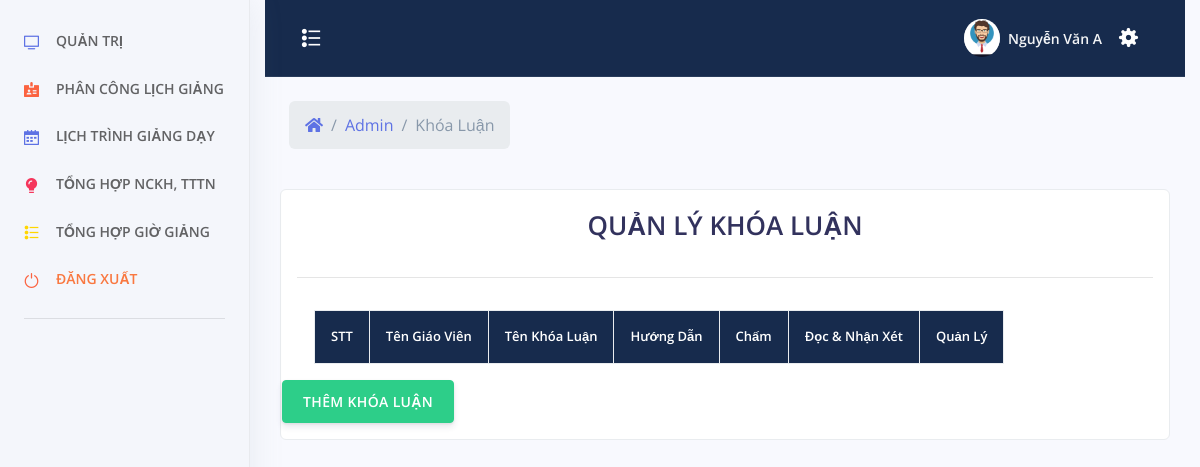
Before: /admin/index.php?menu=khoaluan (signed in) with the older database file.
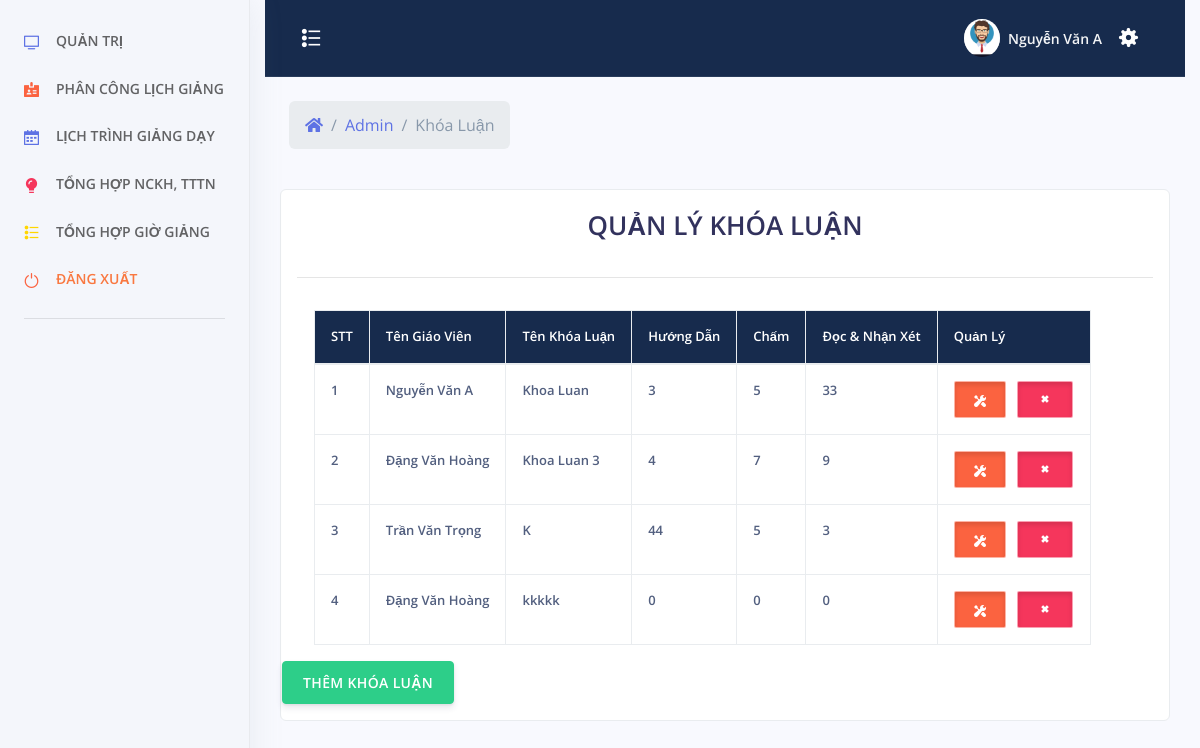
After: the same page with the newer database file.
### tables this page shows
CREATE TABLE `khoa_luan` (
  `id` int(11) NOT NULL,
  `id_giaovien` int(11) NOT NULL,
  `ten` varchar(500) NOT NULL,
  `huong_dan` int(11) NOT NULL,
  `cham` int(11) NOT NULL,
  `doc` int(11) NOT NULL
);

CREATE TABLE `tai_khoan` (
  `id_tai_khoan` int(11) NOT NULL,
  `ten_tai_khoan` varchar(30) NOT NULL,
  `mat_khau` varchar(100) NOT NULL,
  `nhom_tai_khoan` tinyint(2) NOT NULL,
  `ten_sinh_vien` varchar(100) NOT NULL,
  `sdt` varchar(20) NOT NULL,
  `ngay_sinh` varchar(50) NOT NULL,
  `ngay_tao` datetime NOT NULL
);

### admin/khoa-luan.php (the view, shortened to what this page needs)
<?php
	include_once('../config/config.php');
	include_once('../header.php');
 ?>
<?php
		if($_SESSION["taikhoan"] == NULL){ ?>
			<script>
				window.location.href="../tai-khoan/dang-nhap.php";
			</script>
		<?php }else {?>
			<div class="row align-items-center py-4">
            <div class="col-lg-6 col-7">
              <nav aria-label="breadcrumb" class="d-none d-md-inline-block ml-md-4">
                <ol class="breadcrumb breadcrumb-links breadcrumb-dark">
                  <li class="breadcrumb-item"><a href="#"><i class="fas fa-home"></i></a></li>
                  <li class="breadcrumb-item"><a href="index.php">Admin</a></li>
                  <li class="breadcrumb-item active" aria-current="page">Khóa Luận</li>
                </ol>
              </nav>
            </div>
          </div>
    <div style="color:#FFF" class="col-xs-12 col-sm-12 col-md-12 col-lg-12 adminhihi">
		<div class="list-group-item">
		<?php
			$sql = "SELECT * FROM `khoa_luan`";
			$qr = mysqli_query($conn, $sql);
		 ?>
			<div class="caption">
			<h1 style="text-align: center">QUẢN LÝ KHÓA LUẬN</h1>
			</div>
			<hr>
			<div class="row">
				<table class="table table-bordered table-responsive">
					<tr class="chimuc">
						<th>STT</th>
						<th>Tên Giáo Viên</th>
						<th>Tên Khóa Luận</th>
						<th>Hướng Dẫn</th>
						<th>Chấm</th>
						<th>Đọc & Nhận Xét</th>
						<th>Quản Lý</th>
					</tr>
					<tbody>
						<?php $stt =1; ?>
					<?php while($row = mysqli_fetch_assoc($qr)){ ?>
						<tr>
							<td><?php echo $stt; $stt += 1; ?></td>
							<td><?php
								$idgv = $row["id_giaovien"];
								$sqlgv = "SELECT `ten_sinh_vien` FROM `tai_khoan` WHERE `id_tai_khoan` = '$idgv'";
								$qrgv = mysqli_query($conn, $sqlgv);
								$rowgv = mysqli_fetch_assoc($qrgv);
								echo $rowgv["ten_sinh_vien"];
							?>
							</td>
							<td><?php echo $row["ten"]?></td>
							<td><?php echo $row["huong_dan"]?></td>
							<td><?php echo $row["cham"]?></td>
							<td><?php echo $row["doc"]?></td>
							<td align="center">
                                <button type="button" id="sua" class="btn btn-warning btn-xs button-sua" title="Sửa"
                                tens="<?php echo $row["ten"]?>"
                                idgvs="<?php echo $row["id_giaovien"]?>"
                                idsua="<?php echo $row["id"]?>" ><span class="glyphicon glyphicon-edit"></span>
								<span class="btn-inner--icon"><i class="ni ni-settings"></i></span>
							</button>
  								<button type="button" id="xoa" xoa="<?php echo $row["id"]?>" class="btn btn-danger btn-xs button-sua" title="Xóa"><span class="glyphicon glyphicon-trash"></span>
								  <span class="btn-inner--icon"><i class="ni ni-fat-remove"></i></span>
							</button>
							</td>
						</tr>
						<?php } ?>
					</tbody>
				</table>
<br>
<center>
	<button type="button" class="btn btn-success"  data-toggle="modal" data-target="#themadmin">THÊM KHÓA LUẬN</button>
</center>
			</div>
		</div>
    </div>
	<?php } ?>
</div>
 <?php
	include_once('../footer.php');
 ?>

Changed rows visible on the page:
added khoa_luan: tai_khoan.ten_sinh_vien "Nguyễn Văn A", ten "Khoa Luan", huong_dan "3", cham "5", doc "33"
added khoa_luan: tai_khoan.ten_sinh_vien "Đặng Văn Hoàng", ten "Khoa Luan 3", huong_dan "4", cham "7", doc "9"
added khoa_luan: tai_khoan.ten_sinh_vien "Trần Văn Trọng", ten "K", huong_dan "44", cham "5", doc "3"
added khoa_luan: tai_khoan.ten_sinh_vien "Đặng Văn Hoàng", ten "kkkkk", huong_dan "0", cham "0", doc "0"
